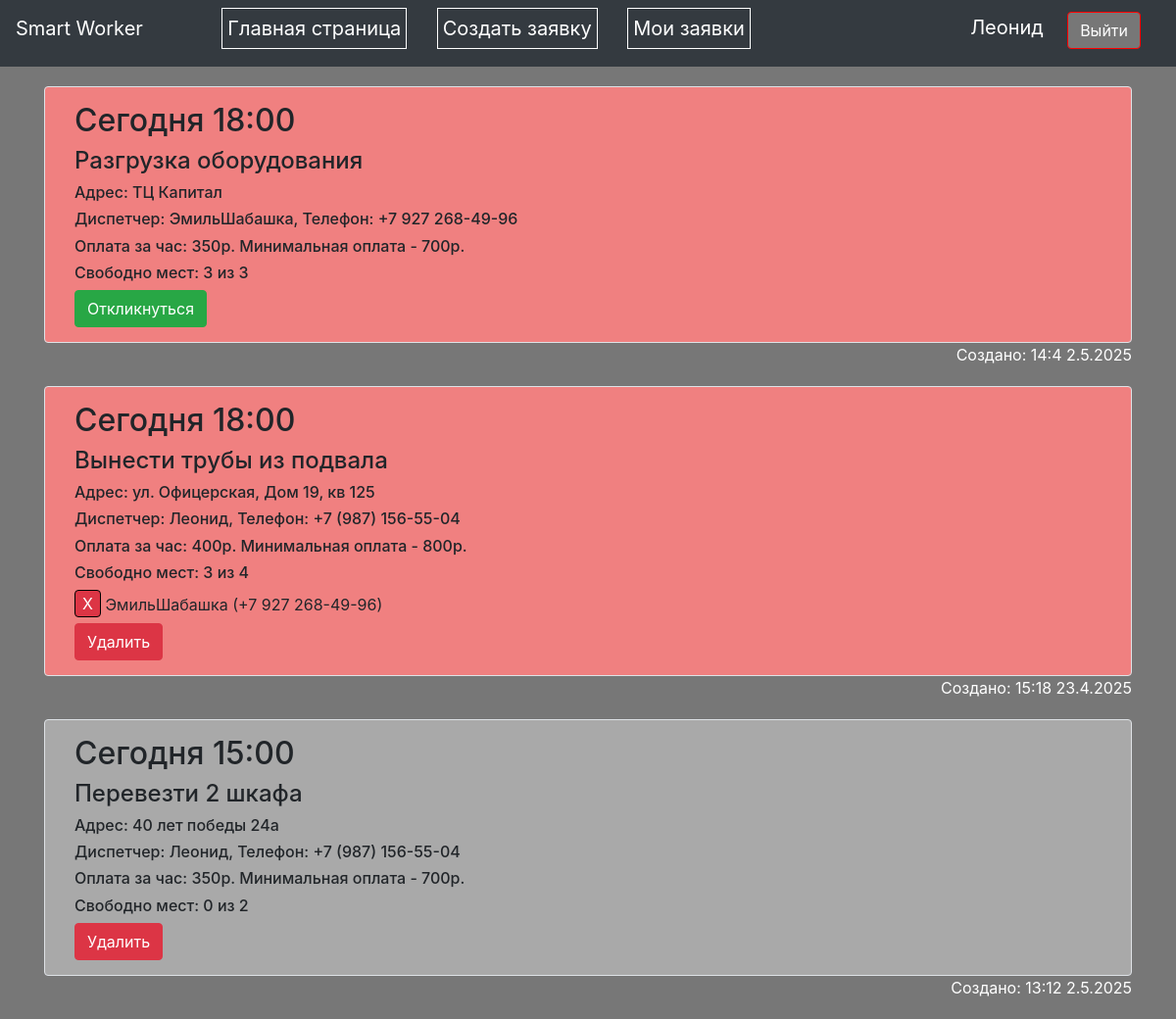
Page /index (signed in) on the committed database.
### data/users.py (models this page shows, shortened)
class User(SqlAlchemyBase, UserMixin):
    __tablename__ = 'users'
    id = sqlalchemy.Column(sqlalchemy.Integer,
                           primary_key=True, autoincrement=True)
    name = sqlalchemy.Column(sqlalchemy.String, nullable=True)
    email = sqlalchemy.Column(sqlalchemy.String,
                              index=True, unique=True, nullable=True)
    phone = sqlalchemy.Column(sqlalchemy.String, nullable=True)
    hashed_password = sqlalchemy.Column(sqlalchemy.String, nullable=True)
    created_date = sqlalchemy.Column(sqlalchemy.DateTime,
                                     default=datetime.datetime.now)
    works = orm.relationship("Works", back_populates='user')

### data/works.py (models this page shows)
class Works(SqlAlchemyBase):
    __tablename__ = 'works'
    id = sqlalchemy.Column(sqlalchemy.Integer,
                           primary_key=True, autoincrement=True)
    time = sqlalchemy.Column(sqlalchemy.String, nullable=True)
    address = sqlalchemy.Column(sqlalchemy.String, nullable=True)
    mph = sqlalchemy.Column(sqlalchemy.Integer, nullable=True)
    min_pay = sqlalchemy.Column(sqlalchemy.Integer, nullable=True)
    ready = sqlalchemy.Column(sqlalchemy.String, nullable=True)
    description = sqlalchemy.Column(sqlalchemy.String, nullable=True)
    amount = sqlalchemy.Column(sqlalchemy.Integer, nullable=True)
    free = sqlalchemy.Column(sqlalchemy.Integer, nullable=True)
    created_date = sqlalchemy.Column(sqlalchemy.DateTime,
                                     default=datetime.datetime.now)
    is_close = sqlalchemy.Column(sqlalchemy.Boolean, default=False)
    user_id = sqlalchemy.Column(sqlalchemy.Integer,
                                sqlalchemy.ForeignKey("users.id"))
    user = orm.relationship('User')

### main.py (the view)
@app.route('/')
@app.route('/index')
def index():
    db_sess = db_session.create_session()
    works = sorted(db_sess.query(Works), key=lambda x: (not (x.is_close), x.created_date))
    return render_template("index.html", title='Smart Worker', works=works)

### data/db_session.py (called while the page is built)
def create_session() -> Session:
    global __factory
    return __factory()

### main.py (called while the page is built)
@login_manager.user_loader
def load_user(user_id):
    db_sess = db_session.create_session()
    return db_sess.query(User).get(user_id)

### templates/index.html (shortened to what this page needs)
{% extends "base.html" %}
{% block content %}
{% for item in works[::-1]%}
{% if item.is_close %}
    <div class="col-md6 border rounded" id="closed">
        <h2>{{item.time}}</h2>
        <div>
            <h4>{{item.description}}</h4>
        </div>
        <div>
            <h6>Адрес: {{item.address}}</h6>
            <h6>Диспетчер: {{item.user.name}}, Телефон: {{item.user.phone}}</h6>
            <h6>Оплата за час: {{item.mph}}р. Минимальная оплата - {{item.mph*item.min_pay}}р.</h6>
            <h6>Свободно мест: {{item.free}} из {{item.amount}}</h6>
        </div>
        {% if current_user.is_authenticated and current_user == item.user %}
        <div>
            <a href="/works_delete/{{ item.id }}" class="btn btn-danger">
                Удалить
            </a>
        </div>
        {% endif %}
    </div>
{% else %}
    <div class="col-md6 border rounded" id="opened">
        <h2>{{item.time}}</h2>
        <div>
            <h4>{{item.description}}</h4>
        </div>
        <div>
            <h6>Адрес: {{item.address}}</h6>
            <h6>Диспетчер: {{item.user.name}}, Телефон: {{item.user.phone}}</h6>
            <h6>Оплата за час: {{item.mph}}р. Минимальная оплата - {{item.mph*item.min_pay}}р.</h6>
            <h6>Свободно мест: {{item.free}} из {{item.amount}}</h6>
        </div>
        {% if current_user.is_authenticated and current_user == item.user %}
        {% if item.ready %}
        <div>
            {% for worker in item.ready.split(':')[:-1] %}
            <div>
                <a href="/delete_worker/{{ worker.split('|')[0] }}/{{ item.id }}" class="btn btn-danger" id="kick_btn">X</a>
                {{worker.split('|')[1]}}     ({{worker.split('|')[2]}})
            </div>
            {% endfor %}
        </div>
        {% endif %}
        <div>
            <a href="/works_delete/{{ item.id }}" class="btn btn-danger">
                Удалить
            </a>
        </div>
        {% elif current_user.is_authenticated and current_user != item.user %}
                <div>
                    <a href="/works/{{ item.id }}" class="btn btn-success">
                    Откликнуться
                    </a>
                </div>
    {% endif %}
    </div>
{% endif %}
<p class="timestamp">Создано: {{item.created_date.time().hour}}:{{item.created_date.time().minute}} {{item.created_date.date().day}}.{{item.created_date.date().month}}.{{item.created_date.date().year}}</p>
{% endfor %}
{% endblock %}

### templates/base.html (shortened to what this page needs)
<!doctype html>
<html lang="en">
<head>
    <link rel="stylesheet"
          href="https://stackpath.bootstrapcdn.com/bootstrap/4.4.1/css/bootstrap.min.css"
>
    <link rel="stylesheet", href="static/css/style.css">
</head>
<body>
<header class="header">
    <div>
    <nav class="navbar navbar-light bg-dark">
        {% if current_user.is_authenticated %}
            <p class="head">
                <a class="navbar-brand" id='wht-color1' href="#">Smart Worker</a>
                <a href="/" class="navbar-brand" id="mainpage_btn">Главная страница</a>
                <a href="works" class="navbar-brand" id="create_work_btn">Создать заявку</a>
                <a href="my-works-worker" class="navbar-brand" id="my_work_btn">Мои заявки</a>
            </p>
        {% else %}
            <a class="navbar-brand" id='wht-color1' href="/">Smart Worker</a>
        {% endif %}
        {% if current_user.is_authenticated %}
            <p class="head">
            <a class="navbar-brand" id='wht-color2' href="#">{{ current_user.name }}</a>
            <a id="red-color1" class="btn btn-primary" href="/logout">Выйти</a>
            </p>
        {% else %}
            <p class="head">
            <a class="btn btn-primary "  id="authorization-btn" href="/register">Зарегистрироваться</a>
            <a class="btn btn-success" id="registration-btn" href="/login">Войти</a>
            </p>
        {% endif %}
    </nav>
    </div>
</header>
<main role="main" class="container">
    {% block content %}{% endblock %}
</main>
</body>

### static/css/style.css (style rules this page uses)
.timestamp { text-align: right; margin-top: 0px; margin-bottom: 20px; color: white }
#closed { background: #A9A9A9; padding-left: 30px; padding-bottom: 15px; padding-top: 15px; margin-top: 20px; }
#opened { background: #F08080; padding-left: 30px; padding-bottom: 15px; padding-top: 15px; margin-top: 20px }
#kick_btn { padding-top: 1px; padding-bottom: 1px; padding-left: 7px; padding-right: 7px; margin-bottom: 6px; border: solid black 1px }
body { background-color: #777777 }
#create_work_btn { margin-left: 10px; color: white; border: solid white 1px; padding: 5px; margin-bottom: 0px }
#my_work_btn { margin-left: 10px; color: white; border: solid white 1px; padding: 5px; margin-bottom: 0px }
#mainpage_btn { margin-left: 60px; color: white; border: solid white 1px; padding: 5px; margin-bottom: 0px }
#wht-color1 { color: white; }
#wht-color2 { color: white; margin-right: 20px; margin-bottom: 0px }
#red-color1 { background-color: #777777; border: solid red 1px; margin-right: 20px }
.head { margin-bottom: 10px }

### rows in the picture
User: name "Леонид"
Works: time "Cегодня 18:00", description "Разгрузка оборудования", address "ТЦ Капитал", user.name "ЭмильШабашка", user.phone "+7 927 268-49-96", mph "350", item.mph*item.min_pay "700", free "3", amount "3", created_date.time "14", created_date.time "4", created_date "2", created_date "5", created_date "2025"
Works: time "Cегодня 18:00", description "Вынести трубы из подвала", address "ул. Офицерская, Дом 19, кв 125", user.name "Леонид", user.phone "+7 (987) 156-55-04", mph "400", item.mph*item.min_pay "800", free "3", amount "4", created_date.time "15", created_date.time "18", created_date "23", created_date "4", created_date "2025"
User: name "ЭмильШабашка", phone "+7 927 268-49-96"
Works: time "Сегодня 15:00", description "Перевезти 2 шкафа", address "40 лет победы 24а", user.name "Леонид", user.phone "+7 (987) 156-55-04", mph "350", item.mph*item.min_pay "700", free "0", amount "2", created_date.time "13", created_date.time "12", created_date "2", created_date "5", created_date "2025"
